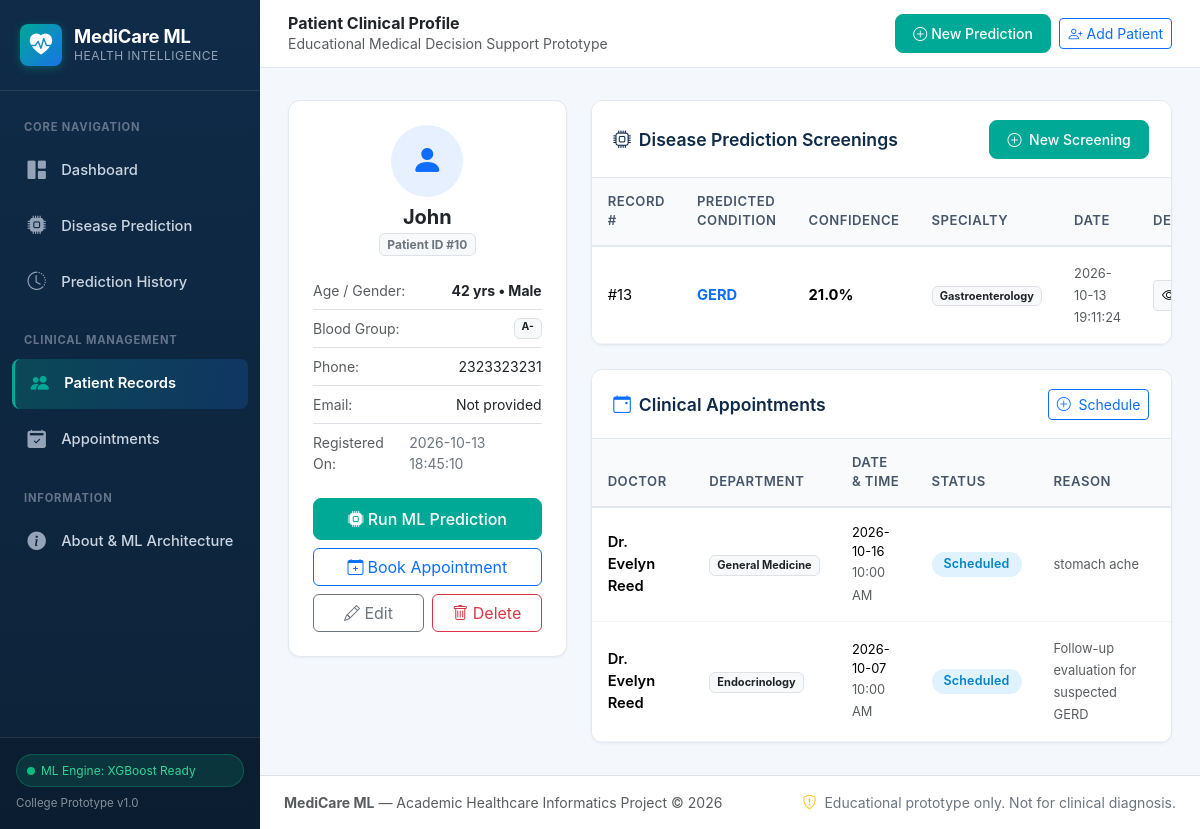
The app's page /patients/10 with its own data.
### tables this page shows
CREATE TABLE patients (
            id INTEGER PRIMARY KEY AUTOINCREMENT,
            name TEXT NOT NULL,
            age INTEGER NOT NULL,
            gender TEXT NOT NULL,
            phone TEXT NOT NULL,
            email TEXT,
            blood_group TEXT,
            created_at TIMESTAMP DEFAULT CURRENT_TIMESTAMP
        );

CREATE TABLE predictions (
            id INTEGER PRIMARY KEY AUTOINCREMENT,
            patient_id INTEGER,
            patient_name TEXT NOT NULL,
            predicted_disease TEXT NOT NULL,
            confidence_pct REAL NOT NULL,
            severity TEXT NOT NULL,
            department TEXT NOT NULL,
            symptoms_summary TEXT NOT NULL,
            symptom_count INTEGER NOT NULL,
            differentials_json TEXT,
            precautions_json TEXT,
            notes TEXT,
            created_at TIMESTAMP DEFAULT CURRENT_TIMESTAMP,
            FOREIGN KEY (patient_id) REFERENCES patients(id) ON DELETE SET NULL
        );

CREATE TABLE appointments (
            id INTEGER PRIMARY KEY AUTOINCREMENT,
            patient_id INTEGER,
            patient_name TEXT NOT NULL,
            doctor_name TEXT NOT NULL,
            department TEXT NOT NULL,
            appointment_date TEXT NOT NULL,
            appointment_time TEXT NOT NULL,
            reason TEXT NOT NULL,
            status TEXT NOT NULL DEFAULT 'Scheduled',
            created_at TIMESTAMP DEFAULT CURRENT_TIMESTAMP,
            FOREIGN KEY (patient_id) REFERENCES patients(id) ON DELETE SET NULL
        );

### app.py (the view)
@app.route("/patients/<int:patient_id>")
def patient_detail(patient_id):
    conn = database.get_db_connection()
    patient = conn.execute("SELECT * FROM patients WHERE id = ?", (patient_id,)).fetchone()
    if not patient:
        conn.close()
        abort(404)
    appointments = conn.execute("""
        SELECT * FROM appointments WHERE patient_id = ? ORDER BY appointment_date DESC
    """, (patient_id,)).fetchall()
    predictions = conn.execute("""
        SELECT * FROM predictions WHERE patient_id = ? ORDER BY created_at DESC
    """, (patient_id,)).fetchall()
    conn.close()
    return render_template(
        "patient_detail.html",
        patient=patient,
        appointments=appointments,
        predictions=predictions
    )

### app.py (called while the page is built)
@app.context_processor
def inject_global_data():
    return {
        "current_year": datetime.now().year,
        "app_name": "MediCare ML"
    }

### database.py (called while the page is built)
def get_db_connection():
    os.makedirs(INSTANCE_DIR, exist_ok=True)
    conn = sqlite3.connect(DB_PATH)
    conn.row_factory = sqlite3.Row
    conn.execute("PRAGMA foreign_keys = ON")
    return conn

### templates/patient_detail.html (shortened to what this page needs)
{% extends "base.html" %}
{% block page_heading %}Patient Clinical Profile{% endblock %}
{% block content %}
<div class="row g-4">
  <div class="col-lg-4">
    <div class="card-healthcare p-4 mb-4">
      <div class="text-center mb-3">
        <div class="rounded-circle bg-primary bg-opacity-10 text-primary d-inline-flex align-items-center justify-content-center mb-2"
             style="width: 72px; height: 72px; font-size: 2rem;">
          <i class="bi bi-person-fill"></i>
        </div>
        <h5 class="fw-bold text-dark mb-0">{{ patient['name'] }}</h5>
        <span class="badge bg-light text-secondary border mt-1">Patient ID #{{ patient['id'] }}</span>
      </div>
      <ul class="list-group list-group-flush small mb-3">
        <li class="list-group-item d-flex justify-content-between px-0">
          <span class="text-muted">Age / Gender:</span>
          <strong>{{ patient['age'] }} yrs &bull; {{ patient['gender'] }}</strong>
        </li>
        <li class="list-group-item d-flex justify-content-between px-0">
          <span class="text-muted">Blood Group:</span>
          <span class="badge bg-light text-dark border">{{ patient['blood_group'] or 'Unknown' }}</span>
        </li>
        <li class="list-group-item d-flex justify-content-between px-0">
          <span class="text-muted">Phone:</span>
          <span>{{ patient['phone'] }}</span>
        </li>
        <li class="list-group-item d-flex justify-content-between px-0">
          <span class="text-muted">Email:</span>
          <span>{{ patient['email'] or 'Not provided' }}</span>
        </li>
        <li class="list-group-item d-flex justify-content-between px-0">
          <span class="text-muted">Registered On:</span>
          <span class="text-secondary">{{ patient['created_at'] }}</span>
        </li>
      </ul>
      <div class="d-grid gap-2">
        <a href="{{ url_for('predict', patient_id=patient['id']) }}" class="btn btn-med-teal d-flex align-items-center justify-content-center gap-1">
          <i class="bi bi-cpu-fill"></i> Run ML Prediction
        </a>
        <a href="{{ url_for('appointment_new') }}" class="btn btn-outline-primary d-flex align-items-center justify-content-center gap-1">
          <i class="bi bi-calendar-plus"></i> Book Appointment
        </a>
        <div class="d-flex gap-2">
          <a href="{{ url_for('patient_edit', patient_id=patient['id']) }}" class="btn btn-outline-secondary w-50">
            <i class="bi bi-pencil"></i> Edit
          </a>
          <form action="{{ url_for('patient_delete', patient_id=patient['id']) }}" method="POST" class="w-50"
                onsubmit="return confirm('Are you sure you want to delete this patient profile?');">
            <button type="submit" class="btn btn-outline-danger w-100">
              <i class="bi bi-trash"></i> Delete
            </button>
          </form>
        </div>
      </div>
    </div>
  </div>
  <div class="col-lg-8">
    <div class="card-healthcare mb-4">
      <div class="card-header-healthcare">
        <h5 class="card-title-healthcare">
          <i class="bi bi-cpu text-teal"></i> Disease Prediction Screenings
        </h5>
        <a href="{{ url_for('predict', patient_id=patient['id']) }}" class="btn btn-sm btn-med-teal">
          <i class="bi bi-plus-circle me-1"></i> New Screening
        </a>
      </div>
      {% if predictions %}
        <div class="table-responsive">
          <table class="table table-healthcare">
            <thead>
              <tr>
                <th>Record #</th>
                <th>Predicted Condition</th>
                <th>Confidence</th>
                <th>Specialty</th>
                <th>Date</th>
                <th>Details</th>
              </tr>
            </thead>
            <tbody>
              {% for p in predictions %}
                <tr>
                  <td>#{{ p['id'] }}</td>
                  <td>
                    <strong class="text-primary">{{ p['predicted_disease'] }}</strong>
                  </td>
                  <td><strong>{{ p['confidence_pct'] }}%</strong></td>
                  <td>
                    <span class="badge bg-light text-dark border">{{ p['department'] }}</span>
                  </td>
                  <td><small class="text-muted">{{ p['created_at'] }}</small></td>
                  <td>
                    <a href="{{ url_for('prediction_result', record_id=p['id']) }}" class="btn btn-sm btn-light border py-1 px-2">
                      <i class="bi bi-eye"></i>
                    </a>
                  </td>
                </tr>
              {% endfor %}
            </tbody>
          </table>
        </div>
      {% endif %}
    </div>
    <div class="card-healthcare">
      <div class="card-header-healthcare">
        <h5 class="card-title-healthcare">
          <i class="bi bi-calendar-event text-primary"></i> Clinical Appointments
        </h5>
        <a href="{{ url_for('appointment_new') }}" class="btn btn-sm btn-outline-primary">
          <i class="bi bi-plus-circle me-1"></i> Schedule
        </a>
      </div>
      {% if appointments %}
        <div class="table-responsive">
          <table class="table table-healthcare">
            <thead>
              <tr>
                <th>Doctor</th>
                <th>Department</th>
                <th>Date & Time</th>
                <th>Status</th>
                <th>Reason</th>
              </tr>
            </thead>
            <tbody>
              {% for apt in appointments %}
                <tr>
                  <td class="fw-semibold">{{ apt['doctor_name'] }}</td>
                  <td><span class="badge bg-light text-dark border">{{ apt['department'] }}</span></td>
                  <td>
                    <small class="d-block">{{ apt['appointment_date'] }}</small>
                    <small class="text-muted">{{ apt['appointment_time'] }}</small>
                  </td>
                  <td>
                    {% if apt['status'] == 'Scheduled' %}
                      <span class="badge badge-status badge-scheduled">Scheduled</span>
                    {% elif apt['status'] == 'Completed' %}
                      <span class="badge badge-status badge-completed">Completed</span>
                    {% else %}
                      <span class="badge badge-status badge-cancelled">Cancelled</span>
                    {% endif %}
                  </td>
                  <td><small class="text-muted">{{ apt['reason'] }}</small></td>
                </tr>
              {% endfor %}
            </tbody>
          </table>
        </div>
      {% else %}
        <div class="empty-state py-4">
          <p class="empty-state-desc mb-2">No appointments scheduled for this patient.</p>
          <a href="{{ url_for('appointment_new') }}" class="btn btn-sm btn-outline-primary">Schedule First Appointment</a>
        </div>
      {% endif %}
    </div>
  </div>
</div>
{% endblock %}

### static/css/style.css (style rules this page uses)
:root { --primary-navy: #0f2b48; --primary-blue: #1a73e8; --secondary-teal: #00a896; --teal-light: #e0f2f1; --teal-dark: #00796b; --accent-cyan: #028090; --bg-slate: #f4f7fb; --card-bg: #ffffff; --text-dark: #1e293b; --text-muted: #64748b; --border-color: #e2e8f0; --success-color: #10b981; --warning-color: #f59e0b; --danger-color: #ef4444; --sidebar-width: 260px; --radius-sm: 8px; --radius-md: 12px; --radius-lg: 16px; --shadow-sm: 0 1px 3px rgba(0, 0, 0, 0.05); --shadow-md: 0 4px 12px rgba(15, 43, 72, 0.08); --shadow-lg: 0 10px 25px rgba(15, 43, 72, 0.12); }
body { font-family: -apple-system, BlinkMacSystemFont, "Segoe UI", Roboto, "Helvetica Neue", Arial, sans-serif; background-color: var(--bg-slate); color: var(--text-dark); min-height: 100vh; display: flex; flex-direction: column; }
.card-healthcare { background: var(--card-bg); border: 1px solid var(--border-color); border-radius: var(--radius-md); box-shadow: var(--shadow-sm); transition: box-shadow 0.2s ease, transform 0.2s ease; overflow: hidden; }
.card-header-healthcare { background-color: #ffffff; border-bottom: 1px solid var(--border-color); padding: 1.15rem 1.35rem; display: flex; align-items: center; justify-content: space-between; }
.card-title-healthcare { font-size: 1.1rem; font-weight: 600; color: var(--primary-navy); margin: 0; display: flex; align-items: center; gap: 0.5rem; }
.btn-med-teal { background-color: var(--secondary-teal); border-color: var(--secondary-teal); color: #ffffff; font-weight: 500; border-radius: var(--radius-sm); padding: 0.5rem 1.1rem; transition: all 0.2s; }
.table-healthcare { margin: 0; }
.table-healthcare th { background-color: #f8fafc; color: #475569; font-weight: 600; font-size: 0.82rem; text-transform: uppercase; letter-spacing: 0.5px; border-bottom: 2px solid var(--border-color); padding: 0.85rem 1rem; }
.table-healthcare td { padding: 0.95rem 1rem; vertical-align: middle; border-bottom: 1px solid #f1f5f9; font-size: 0.92rem; }
.badge-status { padding: 0.4rem 0.75rem; border-radius: 30px; font-weight: 600; font-size: 0.78rem; letter-spacing: 0.2px; }
.badge-scheduled { background-color: #e0f2fe; color: #0284c7; }

### records on screen
patients: name "John", id "10", age "42", gender "Male", blood_group "A-", phone "2323323231", email "Not provided", created_at "2026-10-13 18:45:10"
predictions: id "13", predicted_disease "GERD", confidence_pct "21.0", department "Gastroenterology", created_at "2026-10-13 19:11:24"
appointments: doctor_name "Dr. Evelyn Reed", department "General Medicine", appointment_date "2026-10-16", appointment_time "10:00 AM", status "Scheduled", reason "stomach ache"
appointments: doctor_name "Dr. Evelyn Reed", department "Endocrinology", appointment_date "2026-10-07", appointment_time "10:00 AM", status "Scheduled", reason "Follow-up evaluation for suspected GERD"
